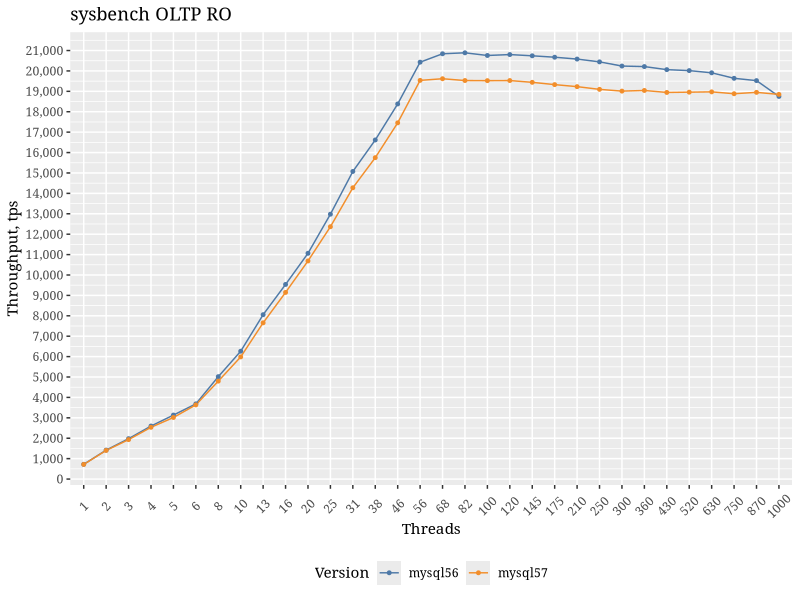

Write R code to recreate this figure. (Note: this script raises an error after producing the figure.)
## ---- chunk 1
knitr::opts_chunk$set(echo = TRUE)
library(ggplot2)
library(ggthemes)
library(reshape2)
library(knitr)

tm<-theme(legend.position="bottom",
          text=element_text(family="Georgia"),
          strip.background = element_rect(colour="red", fill="#CCCCFF"))

guides(colour = guide_legend(override.aes = list(size=4)))

data = read.table("../summary.csv",sep=",",header=F)
data1=subset(data,V1>100)
attach(data1)
aggdata <-aggregate(data1, by=list(V4,V5),FUN=mean, na.rm=TRUE)
## ---- chunk 2
ss=subset(aggdata,(Group.2<=1000)&(Group.1 %in% c("mysql55","mysql56","mysql57") ))
#ss=subset(aggdata)

m <- ggplot(ss, 
            aes(x=as.factor(Group.2),y=as.numeric(V2),color=as.factor(Group.1),group=Group.1))
m+geom_line()+geom_point(size=1)+labs(x="Threads",y="Throughput, tps",title="sysbench OLTP RO")+scale_color_tableau(name="Version")+scale_y_continuous(breaks=seq(0, 22000, 1000),labels = scales::comma)+theme(axis.text.x  = element_text(angle=45, vjust=0.5))+tm
## ---- chunk 3
Res<-data.frame(aggdata$Group.1, aggdata$Group.2, aggdata$V2)

wide_format <- dcast(subset(Res), aggdata.Group.2 ~ aggdata.Group.1)


ss=subset(aggdata,(Group.2<=1000))
#ss=subset(aggdata)
wide_format$`MySQL 55` = wide_format$`mysql55`/wide_format$`mysql57`
wide_format$`MySQL 56` = wide_format$`mysql56`/wide_format$`mysql57`

dat_m <- melt(subset(wide_format), id.vars = "aggdata.Group.2", measure.vars=c("MySQL 55","MySQL 56"))

m <- ggplot(dat_m, 
            aes(x=as.factor(aggdata.Group.2),y=as.numeric(value),group=variable))
m+geom_bar(stat = "identity",position = "dodge",aes(fill = as.factor(variable)))+geom_hline(yintercept=1)+geom_text(aes(label=format(value, digits=2, nsmall=2), 
                hjust=1), 
            position = position_dodge(width=0.9),size=3,angle = 90)+labs(x="Threads",y="relative performance",title="sysbench OLTP RO")+scale_fill_tableau(name="Version")+scale_y_continuous(breaks=seq(0, 1.5, 0.1),labels = scales::comma)+theme(axis.text.x  = element_text(angle=45, vjust=0.5))+tm
## ---- chunk 4
ss=subset(aggdata,(Group.2<=1000)&(Group.1 %in% c("mysql56","mysql56.noSTRO") ))
#ss=subset(aggdata)

m <- ggplot(ss, 
            aes(x=as.factor(Group.2),y=as.numeric(V2),color=as.factor(Group.1),group=Group.1))
m+geom_line()+geom_point(size=1)+labs(x="Threads",y="Throughput, tps",title="sysbench OLTP RO")+scale_color_tableau(name="Version")+scale_y_continuous(breaks=seq(0, 22000, 1000),labels = scales::comma)+theme(axis.text.x  = element_text(angle=45, vjust=0.5))+tm
## ---- chunk 5
ss=subset(aggdata,(Group.2<=1000)&(Group.1 %in% c("mysql56","mysql56.AHI0","mysql57","mysql57.AHI0") ))
#ss=subset(aggdata)

m <- ggplot(ss, 
            aes(x=as.factor(Group.2),y=as.numeric(V2),color=as.factor(Group.1),group=Group.1))
m+geom_line()+geom_point(size=1)+labs(x="Threads",y="Throughput, tps",title="sysbench OLTP RO")+scale_color_tableau(name="Version")+scale_y_continuous(breaks=seq(0, 22000, 1000),labels = scales::comma)+theme(axis.text.x  = element_text(angle=45, vjust=0.5))+tm
